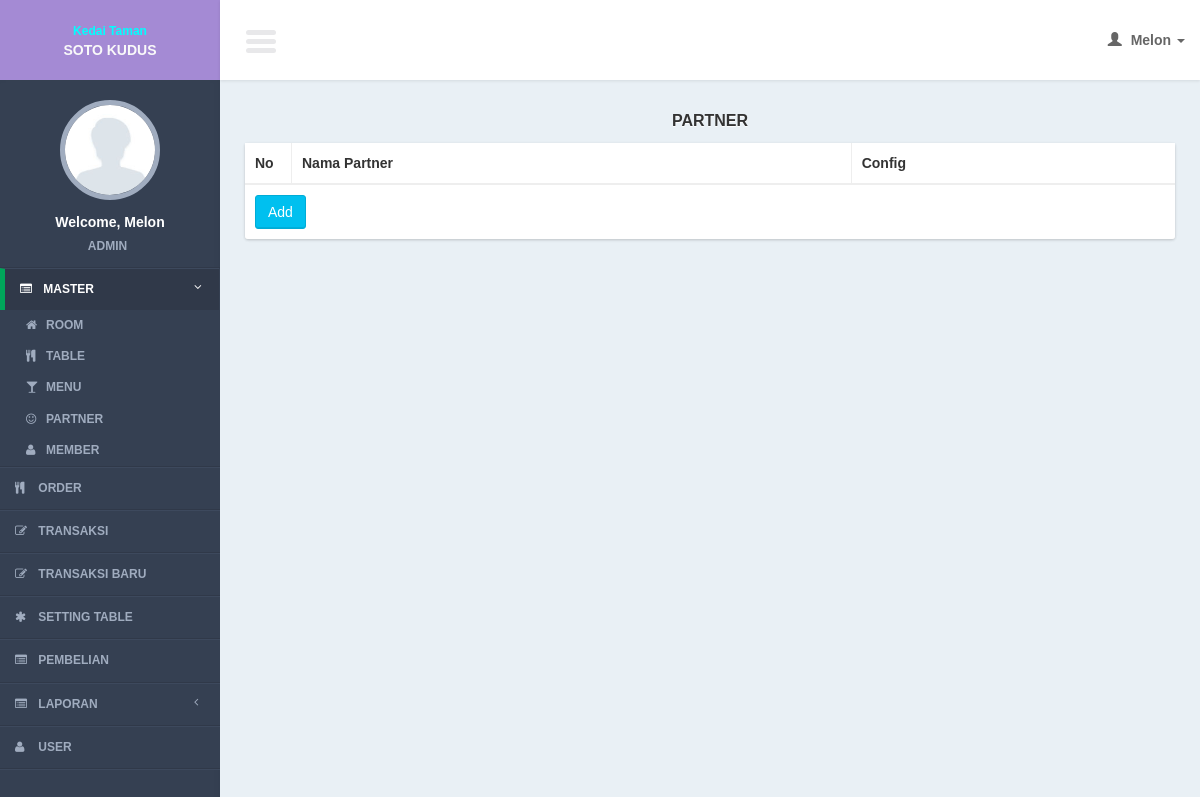
Before: /controllers/partner.php?page=list (signed in) with the older database file.
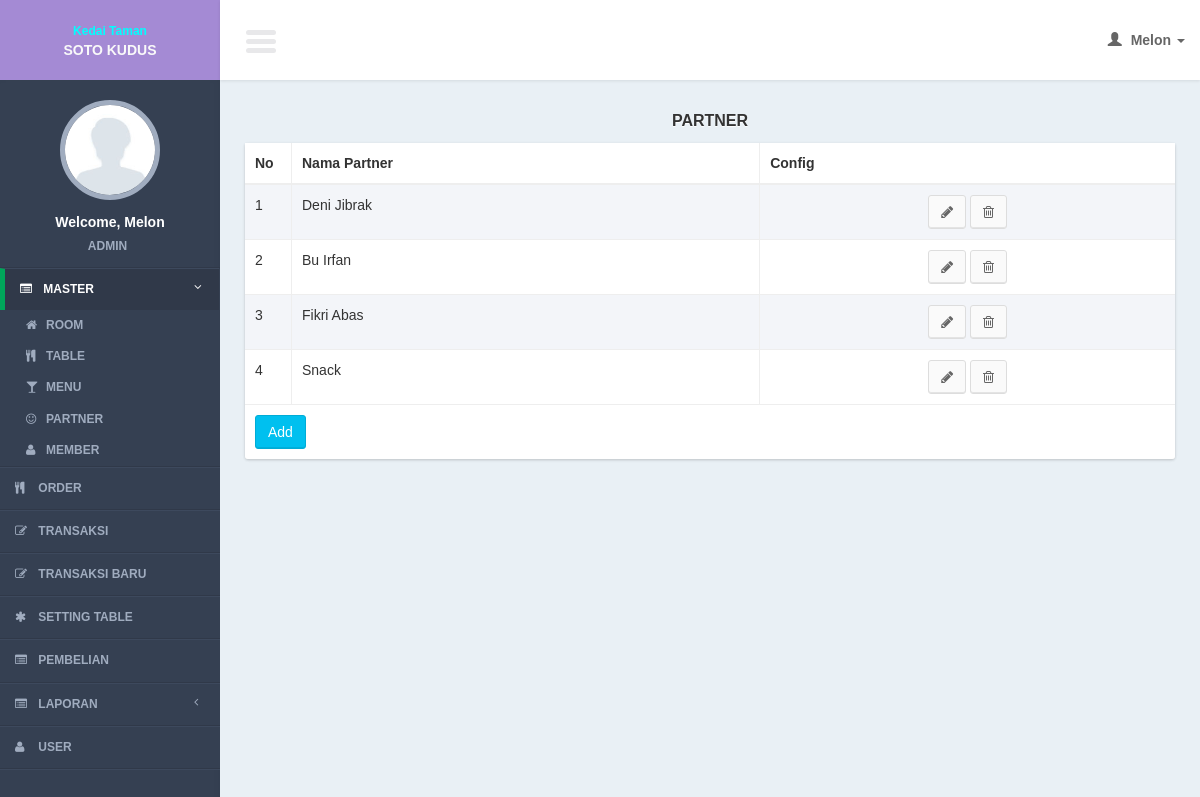
After: the same page with the newer database file.
### tables this page shows
CREATE TABLE IF NOT EXISTS `partners` (
`partner_id` int(11) NOT NULL,
  `partner_name` varchar(100) NOT NULL
);

### models/partner_model.php (called while the page is built, shortened)
<?php
function select(){
	$query = mysql_query("select a.*
							from partners a
							where partner_id <> 1
							order by partner_id");
	return $query;
}
?>

### views/partner/list.php (the view, shortened to what this page needs)
     <section class="content">
         <div class="row">
             <div class="col-xs-12">
                  <div class="title_page"> <?= $title ?></div>
                 <div class="box">
                     <div class="box-body2 table-responsive">
                         <table id="example1" class="table table-bordered table-striped">
                             <thead>
                                 <tr>
                                 <th width="5%">No</th>
                                     <th>Nama Partner</th>
                                        <th>Config</th>
                                 </tr>
                             </thead>
                             <tbody>
                                 <?php
                                $no = 1;
  while($row = mysql_fetch_array($query)){
                                 ?>
                                 <tr>
                                 <td><?= $no?></td>
                                    <td><?= $row['partner_name']?></td>
                                    <td style="text-align:center;">
                                         <a href="partner.php?page=form&id=<?= $row['partner_id']?>" class="btn btn-default" ><i class="fa fa-pencil"></i></a>
                                         <a href="javascript:void(0)" onclick="confirm_delete(<?= $row['partner_id']; ?>,'partner.php?page=delete&id=')" class="btn btn-default" ><i class="fa fa-trash-o"></i></a>
                                     </td>
                                 </tr>
                                 <?php
$no++;
                                 }
                                 ?>
                             </tbody>
                               <tfoot>
                                 <tr>
                                     <td colspan="3"><a href="<?= $add_button ?>" class="btn btn-info " >Add</a></td>
                                 </tr>
                             </tfoot>
                         </table>
                     </div>
                 </div>
             </div>
         </div>
     </section>

Changed rows visible on the page:
added partners: partner_name "Deni Jibrak"
added partners: partner_name "Bu Irfan"
added partners: partner_name "Fikri Abas"
added partners: partner_name "Snack"
